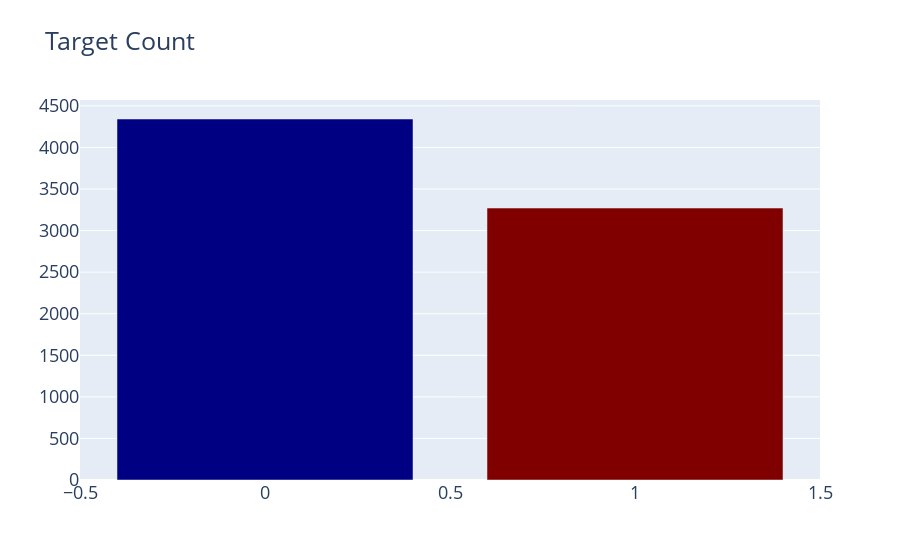
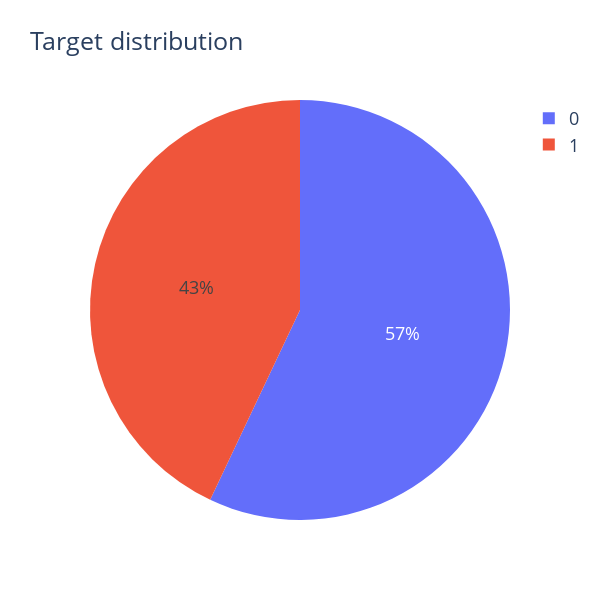

These figures' notebook cell, in order:
### Code cell
cnt_srs = train['target'].value_counts()
trace = go.Bar(
    x=cnt_srs.index,
    y=cnt_srs.values,
    marker=dict(
        color=cnt_srs.values,
        colorscale = 'Jet',
        reversescale = True
    ),
)

layout = go.Layout(
    title='Target Count',
    font=dict(size=18)
)

data = [trace]
fig = go.Figure(data=data, layout=layout)
py.iplot(fig, filename="TargetCount")


labels = (np.array(cnt_srs.index))
sizes = (np.array((cnt_srs / cnt_srs.sum())*100))

trace = go.Pie(labels=labels, values=sizes)
layout = go.Layout(
    title='Target distribution',
    font=dict(size=18),
    width=600,
    height=600,
)
data = [trace]
fig = go.Figure(data=data, layout=layout)
py.iplot(fig, filename="usertype")
fig.show(renderer='colab')

### Figure 1 — Plotly figure (JSON) as saved in the notebook; plotly's stock layout.template omitted (floating-point values rounded to 4 significant figures)
{"data": [{"marker": {"color": [4342, 3271], "colorscale": [[0, "rgb(0,0,131)"], [0.2, "rgb(0,60,170)"], [0.4, "rgb(5,255,255)"], [0.6, "rgb(255,255,0)"], [0.8, "rgb(250,0,0)"], [1, "rgb(128,0,0)"]], "reversescale": true}, "x": [0, 1], "y": [4342, 3271], "type": "bar"}], "layout": {"font": {"size": 18}, "title": {"text": "Target Count"}}}

### Figure 2 — Plotly figure (JSON) as saved in the notebook; plotly's stock layout.template omitted (floating-point values rounded to 4 significant figures)
{"data": [{"labels": [0, 1], "values": [57.03, 42.97], "type": "pie"}], "layout": {"font": {"size": 18}, "height": 600, "title": {"text": "Target distribution"}, "width": 600}}
